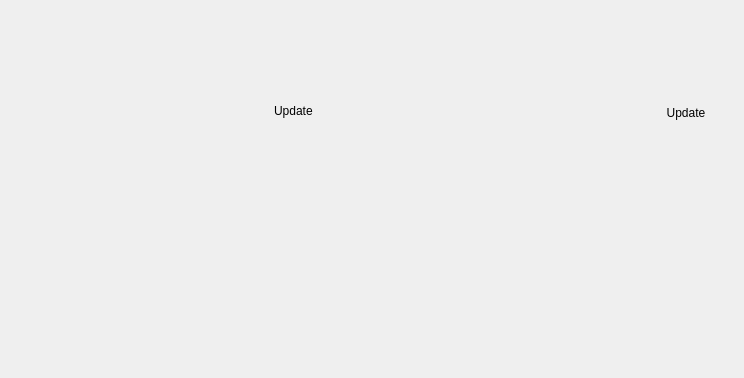
<?xml version="1.0" encoding="UTF-8"?>
<ui version="4.0">
 <class>aboutWidget</class>
 <widget class="QWidget" name="aboutWidget">
  <property name="geometry">
   <rect>
    <x>0</x>
    <y>0</y>
    <width>744</width>
    <height>360</height>
   </rect>
  </property>
  <property name="windowTitle">
   <string>Dialog</string>
  </property>
  <layout class="QVBoxLayout" name="verticalLayout">
   <property name="spacing">
    <number>0</number>
   </property>
   <property name="margin">
    <number>0</number>
   </property>
   <item>
    <widget class="QFrame" name="horizontalFrame">
     <property name="sizePolicy">
      <sizepolicy hsizetype="Minimum" vsizetype="MinimumExpanding">
       <horstretch>0</horstretch>
       <verstretch>0</verstretch>
      </sizepolicy>
     </property>
     <layout class="QGridLayout" name="gridLayout">
      <item row="2" column="2" rowspan="4">
       <widget class="QStackedWidget" name="stackedWidget">
        <property name="sizePolicy">
         <sizepolicy hsizetype="Preferred" vsizetype="MinimumExpanding">
          <horstretch>10</horstretch>
          <verstretch>10</verstretch>
         </sizepolicy>
        </property>
        <property name="lineWidth">
         <number>0</number>
        </property>
        <property name="currentIndex">
         <number>0</number>
        </property>
        <widget class="QWidget" name="blablaPage">
         <property name="sizePolicy">
          <sizepolicy hsizetype="Preferred" vsizetype="MinimumExpanding">
           <horstretch>0</horstretch>
           <verstretch>0</verstretch>
          </sizepolicy>
         </property>
         <layout class="QVBoxLayout" name="verticalLayout_2">
          <property name="margin">
           <number>0</number>
          </property>
          <item>
           <widget class="QWidget" name="update" native="true">
            <layout class="QHBoxLayout" name="updateLayout">
             <item>
              <widget class="QLabel" name="UpdateLabel">
               <property name="sizePolicy">
                <sizepolicy hsizetype="MinimumExpanding" vsizetype="Minimum">
                 <horstretch>0</horstretch>
                 <verstretch>0</verstretch>
                </sizepolicy>
               </property>
               <property name="styleSheet">
                <string notr="true">margin-bottom: 8px;margin-top: 4px;</string>
               </property>
               <property name="text">
                <string>Update</string>
               </property>
              </widget>
             </item>
             <item>
              <widget class="QPushButton" name="checkUpdates">
               <property name="sizePolicy">
                <sizepolicy hsizetype="Minimum" vsizetype="Minimum">
                 <horstretch>0</horstretch>
                 <verstretch>0</verstretch>
                </sizepolicy>
               </property>
               <property name="text">
                <string>Update</string>
               </property>
               <property name="flat">
                <bool>true</bool>
               </property>
              </widget>
             </item>
            </layout>
           </widget>
          </item>
          <item>
           <widget class="QLabel" name="MainBlabla">
            <property name="sizePolicy">
             <sizepolicy hsizetype="MinimumExpanding" vsizetype="MinimumExpanding">
              <horstretch>0</horstretch>
              <verstretch>0</verstretch>
             </sizepolicy>
            </property>
            <property name="styleSheet">
             <string notr="true">padding-right: 20px;</string>
            </property>
            <property name="alignment">
             <set>Qt::AlignLeading|Qt::AlignLeft|Qt::AlignTop</set>
            </property>
            <property name="wordWrap">
             <bool>true</bool>
            </property>
            <property name="openExternalLinks">
             <bool>true</bool>
            </property>
           </widget>
          </item>
         </layout>
        </widget>
        <widget class="QTextEdit" name="licensePage">
         <property name="font">
          <font>
           <family>Courier</family>
           <pointsize>9</pointsize>
          </font>
         </property>
         <property name="frameShadow">
          <enum>QFrame::Plain</enum>
         </property>
         <property name="textInteractionFlags">
          <set>Qt::TextSelectableByKeyboard|Qt::TextSelectableByMouse</set>
         </property>
        </widget>
        <widget class="QTextEdit" name="authorsPage">
         <property name="frameShadow">
          <enum>QFrame::Plain</enum>
         </property>
         <property name="textInteractionFlags">
          <set>Qt::NoTextInteraction</set>
         </property>
        </widget>
        <widget class="QTextEdit" name="creditPage">
         <property name="frameShadow">
          <enum>QFrame::Plain</enum>
         </property>
         <property name="textInteractionFlags">
          <set>Qt::LinksAccessibleByKeyboard|Qt::LinksAccessibleByMouse</set>
         </property>
        </widget>
       </widget>
      </item>
      <item row="0" column="0" rowspan="6">
       <widget class="QLabel" name="VLCcone">
        <property name="sizePolicy">
         <sizepolicy hsizetype="Minimum" vsizetype="Minimum">
          <horstretch>0</horstretch>
          <verstretch>0</verstretch>
         </sizepolicy>
        </property>
        <property name="minimumSize">
         <size>
          <width>247</width>
          <height>300</height>
         </size>
        </property>
        <property name="autoFillBackground">
         <bool>false</bool>
        </property>
        <property name="lineWidth">
         <number>0</number>
        </property>
        <property name="text">
         <string/>
        </property>
        <property name="textFormat">
         <enum>Qt::PlainText</enum>
        </property>
        <property name="pixmap">
         <pixmap>:/logo/vlc256.png</pixmap>
        </property>
        <property name="scaledContents">
         <bool>false</bool>
        </property>
        <property name="margin">
         <number>20</number>
        </property>
       </widget>
      </item>
      <item row="0" column="2">
       <widget class="QLabel" name="title">
        <property name="sizePolicy">
         <sizepolicy hsizetype="MinimumExpanding" vsizetype="Preferred">
          <horstretch>0</horstretch>
          <verstretch>0</verstretch>
         </sizepolicy>
        </property>
        <property name="minimumSize">
         <size>
          <width>0</width>
          <height>50</height>
         </size>
        </property>
        <property name="baseSize">
         <size>
          <width>0</width>
          <height>0</height>
         </size>
        </property>
        <property name="alignment">
         <set>Qt::AlignBottom|Qt::AlignLeading|Qt::AlignLeft</set>
        </property>
       </widget>
      </item>
      <item row="1" column="2">
       <widget class="QLabel" name="version">
        <property name="sizePolicy">
         <sizepolicy hsizetype="Minimum" vsizetype="Maximum">
          <horstretch>0</horstretch>
          <verstretch>0</verstretch>
         </sizepolicy>
        </property>
        <property name="cursor">
         <cursorShape>PointingHandCursor</cursorShape>
        </property>
        <property name="styleSheet">
         <string notr="true">font: 75 12pt &quot;Sans Serif&quot;;
margin-bottom: 6px;</string>
        </property>
        <property name="text">
         <string/>
        </property>
       </widget>
      </item>
     </layout>
    </widget>
   </item>
   <item>
    <widget class="QFrame" name="footer">
     <property name="sizePolicy">
      <sizepolicy hsizetype="Preferred" vsizetype="Minimum">
       <horstretch>0</horstretch>
       <verstretch>0</verstretch>
      </sizepolicy>
     </property>
     <property name="minimumSize">
      <size>
       <width>0</width>
       <height>60</height>
      </size>
     </property>
     <layout class="QHBoxLayout" name="horizontalLayout_2">
      <property name="margin">
       <number>0</number>
      </property>
      <item>
       <widget class="QLabel" name="authorsButton">
        <property name="cursor">
         <cursorShape>PointingHandCursor</cursorShape>
        </property>
        <property name="styleSheet">
         <string notr="true">padding: 10px</string>
        </property>
        <property name="alignment">
         <set>Qt::AlignCenter</set>
        </property>
       </widget>
      </item>
      <item>
       <widget class="QLabel" name="licenseButton">
        <property name="cursor">
         <cursorShape>PointingHandCursor</cursorShape>
        </property>
        <property name="styleSheet">
         <string notr="true">padding: 10px</string>
        </property>
        <property name="alignment">
         <set>Qt::AlignCenter</set>
        </property>
       </widget>
      </item>
      <item>
       <widget class="QLabel" name="creditsButton">
        <property name="cursor">
         <cursorShape>PointingHandCursor</cursorShape>
        </property>
        <property name="styleSheet">
         <string notr="true">padding: 10px;</string>
        </property>
        <property name="alignment">
         <set>Qt::AlignCenter</set>
        </property>
       </widget>
      </item>
     </layout>
    </widget>
   </item>
  </layout>
 </widget>
 <resources/>
 <connections/>
</ui>
